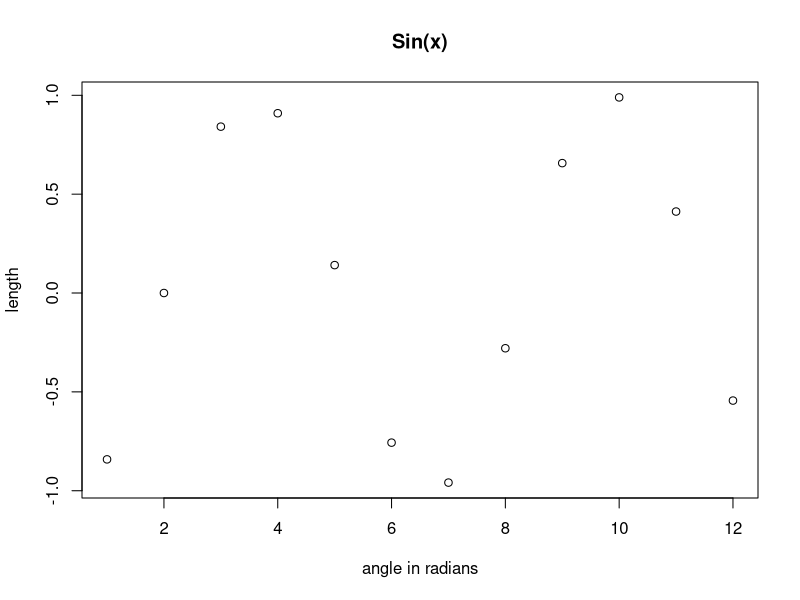

Write the R code that produced this figure.
#Question One

#Let z be a vector of 10 or more observations. Write commands that 
#perform the following tasks without changing the original z.  Call the 
#new vectors za,zb,zc, ...

#It may be helpful to test your commands on a test vector like

z<-sample(-10:10,15)

#a) Extract the first 5 entries of z and assign them to za.
za=head(z,5)

#b) Extract the last 5 entries of z and assign them to zb.
zb=tail(z,5)

#c) Attach the value 50 to the end of z and assign the result to zc.
zc=append(z,50)

#d) Add the value 50 between the 7th and 8th entry of z and assign 
# the result to zd
zd=c(z[1:7],50,z[8:(length(z))])

#e) Change the negative entries of Z to the value 99 and assign the result to ze.
ze=ifelse(z < 0,99,z)

#f) Extract the odd indexed entries of z and assign the result to zf.
zf <- z[seq(1, length(z), 2)]

#Question Two

#a) Write a function that evaluates a piecewise defined function.  The 
#function returns 3w+1 if -2<w<3 and -2w+4 if w >= 3.  If the function is 
#evaluated on a number not in either of these ranges, the function returns 
#the message, "The number (insert number entered here) is not in the domain".
#For example, if you evaluated myfun(-4), the function would return
#"The number -4 is not in the domain". 


f <- function(w) {
  
  if (-2 < w & w < 3) {
    y=(3*w +1)
  } else if (w >= 3) {
    y=(-2*w +4)
  } else if (w < -2) {
    y=paste("The number",w,"is not in the domain")
  }
  return(y)
}


#Question Three

#Write code which will plot sin(x) from x=-1 to x=10.  Label the x axis 
#with the words "angle in radians" and the y axes with the word "length".
#Also give the plot a main title of "Sin(x)".
fx=-1:10 
plot(sin(fx),xlab = "angle in radians",ylab = "length",main = "Sin(x)")


#Question Four

#Below are two vectors.  The first contains some random integers and the 
#second some random letters (please execute to create your own vectors)

x<-sample(1:50,100,replace=TRUE)
y<-sample(letters,100,replace=TRUE)

#a) Write code that will return the index of each entry in x that contains 
#a multiple of 5 (ie 5,10,15, ...).
xa=x[x%%5==0]

#b) Write code that will create a dataframe called xy with x as its first 
#column and y as its second column. Also name the columns "numbers" and 
#"letters".
Dataframe=data.frame(x,y)
names(Dataframe)<-c("numbers","letters")

#c) Write code that will create a new dataframe, called xy5, that only 
#includes rows of "xy" which correspond to a number that is a multiple of 5.

xy5=Dataframe[Dataframe$numbers %% 5 == 0,]


